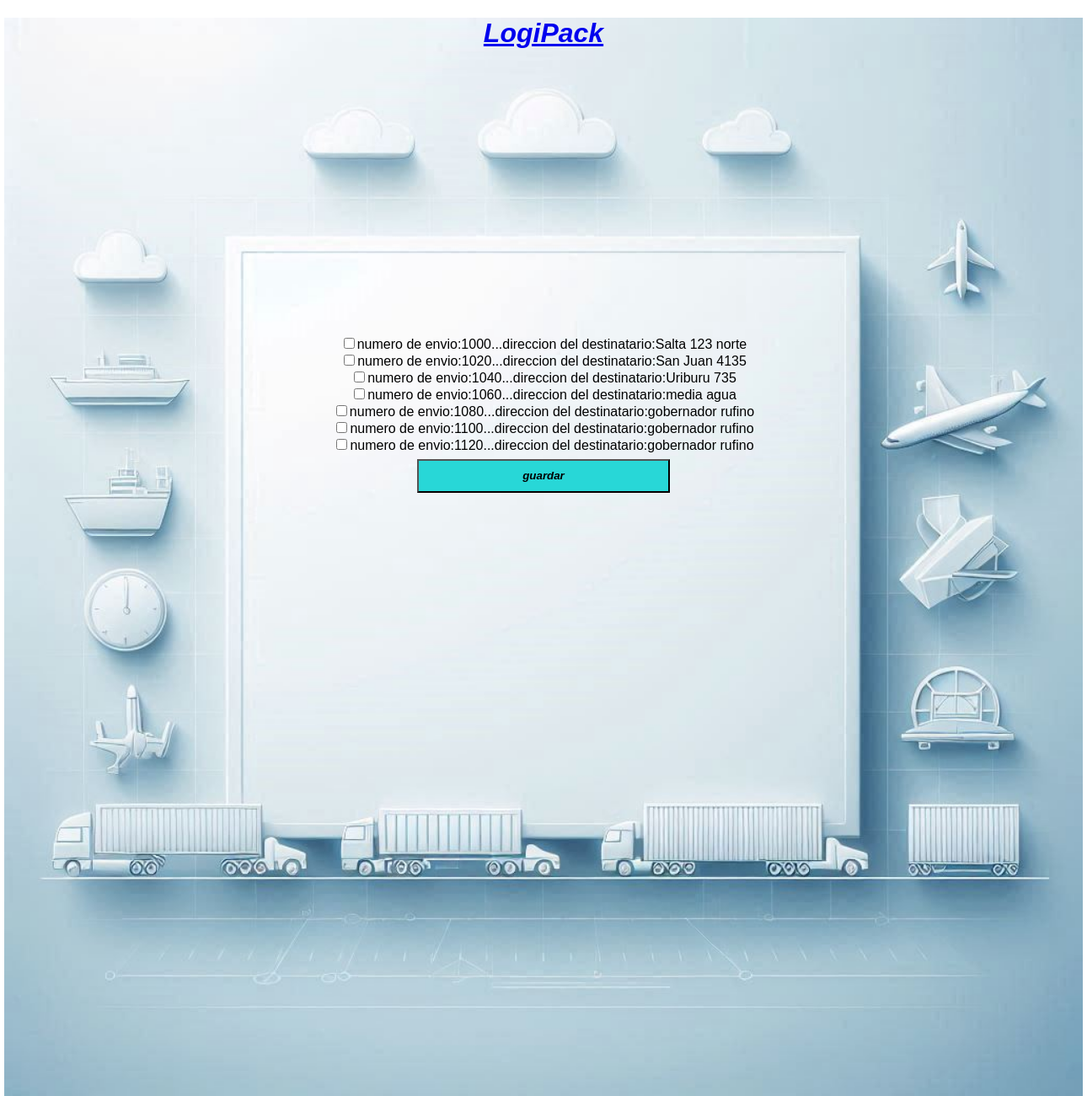
Page /salida_transporte/2 on the committed database.
### models.py (models this page shows)
class paquete(db.Model):
    __tablename__="paquete"
    id=db.Column(db.Integer,primary_key=True)
    numeroenvio=db.Column(db.Integer,nullable=False,unique=True)
    peso=db.Column(db.Integer,nullable=False)
    nomdestinatario=db.Column(db.String,nullable=False)
    dirdestinatario=db.Column(db.String,nullable=False)
    entregado=db.Column(db.Boolean,nullable=False)
    observaciones=db.Column(db.String)
    idsucursal=db.Column(db.Integer,db.ForeignKey("sucursal.id"))
    idtransporte=db.Column(db.Integer,db.ForeignKey("transporte.id"))
    idrepartidor=db.Column(db.Integer,db.ForeignKey("repartidor.id"))

### app.py (the view)
@app.route("/salida_transporte/<int:id>",methods=['GET','POST'])
def salida_transporte(id):
    sucursal_destino=sucursal.query.get(id)
    session["sucursal_destino"]=sucursal_destino.id
    paquetes = paquete.query.filter(paquete.entregado ==False, paquete.idrepartidor == 0).all()
    if request.method=='POST':
        try:
            xpaquetes=request.form.getlist('xpaquetes')
            assert xpaquetes!=None,"no selecciono una opcion"
            ultimo_transporte = transporte.query.order_by(transporte.id.desc()).first()
            xnum=ultimo_transporte.id+1
            fecha=str(datetime.now())
            xtransporte=transporte(numerotransporte=xnum, fechahorasalida=fecha, idsucursal=session['sucursal_destino'])
            for xid in xpaquetes:
                xpaquete=paquete.query.get(xid)
                xpaquete.idtransporte=xtransporte.id
            db.session.add(xtransporte)
            db.session.commit()
            return render_template("registrado_exitosamente.html")
        except AssertionError:
            return render_template("error.html",error="necesita seleccionar una opcion")
        except KeyError:
            return render_template("error.html",error="necesita seleccionar una opcion")
    else:
        return render_template("salida_transporte.html",paquetes=paquetes,id=sucursal_destino.id)

### templates/salida_transporte.html (shortened to what this page needs)
{% extends "base_template.html" %}
{% block content %}
    <div id="central">
        <form method="post" action="{{url_for('salida_transporte',id=id)}}">
            {% for paquete in paquetes %}
                <input type="checkbox" id='xpaquetes' name='xpaquetes' value="{{paquete.id}}">numero de envio:{{paquete.numeroenvio}}...direccion del destinatario:{{paquete.dirdestinatario}}<br>
            {% endfor %}
            <button type="submit">guardar</button>
        </form>
    </div>
{%endblock%}

### static/CSS/estilos.css (style rules this page uses)
body { margin: 0; padding: 0; font-family: "Noto SansJP", sans-serif, Arial; }
div { margin: 0 auto; text-align: center; }
button { margin: 7px; height: 40px; width: 300px; font-style: italic; font-weight: bold; background: rgb(40, 215, 215); }
#central { padding-top: 300px; }
input { background: #11b9df; }

### rows in the picture
paquete: numeroenvio "1000", dirdestinatario "Salta 123 norte"
paquete: numeroenvio "1020", dirdestinatario "San Juan 4135"
paquete: numeroenvio "1040", dirdestinatario "Uriburu 735"
paquete: numeroenvio "1060", dirdestinatario "media agua"
paquete: numeroenvio "1080", dirdestinatario "gobernador rufino"
paquete: numeroenvio "1100", dirdestinatario "gobernador rufino"
paquete: numeroenvio "1120", dirdestinatario "gobernador rufino"
